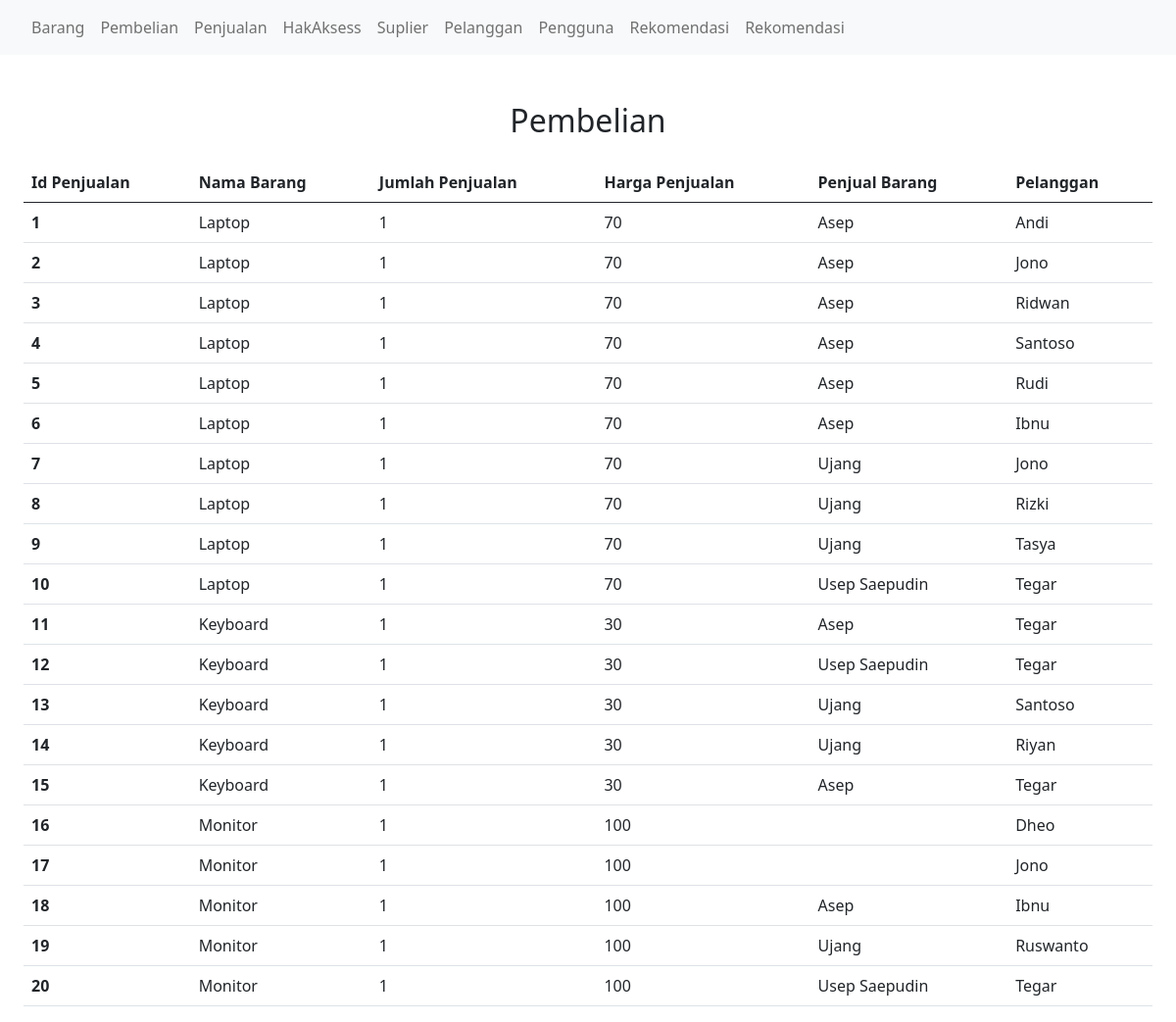
/penjualan.php, run on the app's committed database.
### tables this page shows
CREATE TABLE `Penjualan` (
  `idPenjualan` int(11) NOT NULL AUTO_INCREMENT,
  `JumlahPenjualan` int(11) NOT NULL,
  `HargaJual` int(11) NOT NULL,
  `idBarang` int(11) NOT NULL,
  `idPengguna` int(11) DEFAULT NULL,
  `idPelanggan` int(11) DEFAULT NULL,
  PRIMARY KEY (`idPenjualan`),
  KEY `Penjualan_FK` (`idBarang`),
  KEY `Penjualan_FK_1` (`idPelanggan`),
  CONSTRAINT `Penjualan_FK` FOREIGN KEY (`idBarang`) REFERENCES `Barang` (`idBarang`),
  CONSTRAINT `Penjualan_FK_1` FOREIGN KEY (`idPelanggan`) REFERENCES `Pelanggan` (`IdPelanggan`)
);

CREATE TABLE `Barang` (
  `idBarang` int(11) NOT NULL AUTO_INCREMENT,
  `NamaBarang` varchar(100) NOT NULL,
  `Keterangan` varchar(100) DEFAULT NULL,
  `Stock` int(11) DEFAULT '0',
  `idPengguna` int(11) DEFAULT NULL,
  `Paket` int(11) DEFAULT NULL,
  PRIMARY KEY (`idBarang`),
  KEY `Barang_FK` (`idPengguna`),
  CONSTRAINT `Barang_FK` FOREIGN KEY (`idPengguna`) REFERENCES `Pengguna` (`idPengguna`)
);

CREATE TABLE `Pengguna` (
  `idPengguna` int(11) NOT NULL AUTO_INCREMENT,
  `NamaPengguna` varchar(100) NOT NULL,
  `Password` varchar(100) NOT NULL,
  `NamaDepan` varchar(100) DEFAULT NULL,
  `NamaBelakang` varchar(100) DEFAULT NULL,
  `Alamat` varchar(100) DEFAULT NULL,
  `idAksess` int(11) DEFAULT NULL,
  PRIMARY KEY (`idPengguna`),
  KEY `Pengguna_FK` (`idAksess`),
  CONSTRAINT `Pengguna_FK` FOREIGN KEY (`idAksess`) REFERENCES `HakAksess` (`idHakAksess`)
);

CREATE TABLE `Pelanggan` (
  `IdPelanggan` int(11) NOT NULL,
  `NamaPelanggan` varchar(225) DEFAULT NULL,
  `AlamatPelanggan` text,
  `Phone` varchar(225) DEFAULT NULL,
  PRIMARY KEY (`IdPelanggan`)
);

### penjualan.php (the view, shortened to what this page needs)
<!DOCTYPE html>
<html lang="en">
<head>
  <link href="https://cdn.jsdelivr.net/npm/bootstrap@5.0.2/dist/css/bootstrap.min.css" rel="stylesheet"
>
</head>
<body>
  <nav class="navbar navbar-expand-lg navbar-light bg-light px-4">
    <div class="collapse navbar-collapse" id="navbarNavAltMarkup">
      <div class="navbar-nav">
        <a class="nav-item nav-link" href="/">Barang</a>
        <a class="nav-item nav-link" href="/pembelian.php">Pembelian</a>
        <a class="nav-item nav-link" href="/penjualan.php">Penjualan</a>
        <a class="nav-item nav-link" href="/hakAksess.php">HakAksess</a>
        <a class="nav-item nav-link" href="/suplier.php">Suplier</a>
        <a class="nav-item nav-link" href="/pelanggan.php">Pelanggan</a>
        <a class="nav-item nav-link" href="/Pengguna/index.php">Pengguna</a>
        <a class="nav-item nav-link" href="/RekomendasiPaket.php">Rekomendasi</a> <a class="nav-item nav-link"
          href="/RekomendasiPaket.php">Rekomendasi</a>
      </div>
    </div>
  </nav>
  <div class="px-4 mt-5">
    <h2 class="text-center mb-4">Pembelian</h2>
    <table class="table">
      <thead class="thead-dark">
        <tr>
          <th scope="col">Id Penjualan</th>
          <th scope="col">Nama Barang</th>
          <th scope="col">Jumlah Penjualan</th>
          <th scope="col">Harga Penjualan</th>
          <th scope="col">Penjual Barang</th>
          <th scope="col">Pelanggan</th>
        </tr>
      </thead>
      <tbody>
        <?php
            require 'connection.php';
            $result = mysqli_query($conn, "SELECT idPenjualan, JumlahPenjualan, HargaJual, Barang.NamaBarang  ,Pengguna.NamaPengguna, Pelanggan.NamaPelanggan from Penjualan
            left join Pengguna on Penjualan.idPengguna  =  Pengguna.idPengguna
            LEFT join Barang on Penjualan.idBarang  = Barang.idBarang
            left join Pelanggan on Penjualan.idPelanggan  = Pelanggan.idPelanggan;");
            if (mysqli_num_rows($result) > 0) {
                while ($row = mysqli_fetch_assoc($result)) {
                    $idPenjualan = $row["idPenjualan"];
                    $NamaBarang = $row["NamaBarang"];
                    $HargaJual = $row["HargaJual"];
                    $JumlahPenjualan = $row["JumlahPenjualan"];
                    $NamaPengguna = $row['NamaPengguna'];
                    $NamaPelanggan = $row["NamaPelanggan"];
                    echo  "<tr>
                    <th>$idPenjualan</th>
                    <td>$NamaBarang</td>
                    <td>$JumlahPenjualan</td>
                    <td>$HargaJual</td>
                    <td>$NamaPengguna</td>
                    <td>$NamaPelanggan</td>
                  </tr>";
                }
            }
        ?>
      </tbody>
    </table>
  </div>
</body>
</html>

### data on the page
penjualan: idPenjualan "1", idBarang.NamaBarang "Laptop", JumlahPenjualan "1", HargaJual "70", idPengguna.NamaPengguna "Asep", idPelanggan.NamaPelanggan "Andi"
penjualan: idPenjualan "2", idBarang.NamaBarang "Laptop", JumlahPenjualan "1", HargaJual "70", idPengguna.NamaPengguna "Asep", idPelanggan.NamaPelanggan "Jono"
penjualan: idPenjualan "3", idBarang.NamaBarang "Laptop", JumlahPenjualan "1", HargaJual "70", idPengguna.NamaPengguna "Asep", idPelanggan.NamaPelanggan "Ridwan"
penjualan: idPenjualan "4", idBarang.NamaBarang "Laptop", JumlahPenjualan "1", HargaJual "70", idPengguna.NamaPengguna "Asep", idPelanggan.NamaPelanggan "Santoso"
penjualan: idPenjualan "5", idBarang.NamaBarang "Laptop", JumlahPenjualan "1", HargaJual "70", idPengguna.NamaPengguna "Asep", idPelanggan.NamaPelanggan "Rudi"
penjualan: idPenjualan "6", idBarang.NamaBarang "Laptop", JumlahPenjualan "1", HargaJual "70", idPengguna.NamaPengguna "Asep", idPelanggan.NamaPelanggan "Ibnu"
penjualan: idPenjualan "7", idBarang.NamaBarang "Laptop", JumlahPenjualan "1", HargaJual "70", idPengguna.NamaPengguna "Ujang", idPelanggan.NamaPelanggan "Jono"
penjualan: idPenjualan "8", idBarang.NamaBarang "Laptop", JumlahPenjualan "1", HargaJual "70", idPengguna.NamaPengguna "Ujang", idPelanggan.NamaPelanggan "Rizki"
penjualan: idPenjualan "9", idBarang.NamaBarang "Laptop", JumlahPenjualan "1", HargaJual "70", idPengguna.NamaPengguna "Ujang", idPelanggan.NamaPelanggan "Tasya"
penjualan: idPenjualan "10", idBarang.NamaBarang "Laptop", JumlahPenjualan "1", HargaJual "70", idPengguna.NamaPengguna "Usep Saepudin", idPelanggan.NamaPelanggan "Tegar"
penjualan: idPenjualan "11", idBarang.NamaBarang "Keyboard", JumlahPenjualan "1", HargaJual "30", idPengguna.NamaPengguna "Asep", idPelanggan.NamaPelanggan "Tegar"
penjualan: idPenjualan "12", idBarang.NamaBarang "Keyboard", JumlahPenjualan "1", HargaJual "30", idPengguna.NamaPengguna "Usep Saepudin", idPelanggan.NamaPelanggan "Tegar"
penjualan: idPenjualan "13", idBarang.NamaBarang "Keyboard", JumlahPenjualan "1", HargaJual "30", idPengguna.NamaPengguna "Ujang", idPelanggan.NamaPelanggan "Santoso"
penjualan: idPenjualan "14", idBarang.NamaBarang "Keyboard", JumlahPenjualan "1", HargaJual "30", idPengguna.NamaPengguna "Ujang", idPelanggan.NamaPelanggan "Riyan"
penjualan: idPenjualan "15", idBarang.NamaBarang "Keyboard", JumlahPenjualan "1", HargaJual "30", idPengguna.NamaPengguna "Asep", idPelanggan.NamaPelanggan "Tegar"
penjualan: idPenjualan "16", idBarang.NamaBarang "Monitor", JumlahPenjualan "1", HargaJual "100", idPelanggan.NamaPelanggan "Dheo"
penjualan: idPenjualan "17", idBarang.NamaBarang "Monitor", JumlahPenjualan "1", HargaJual "100", idPelanggan.NamaPelanggan "Jono"
penjualan: idPenjualan "18", idBarang.NamaBarang "Monitor", JumlahPenjualan "1", HargaJual "100", idPengguna.NamaPengguna "Asep", idPelanggan.NamaPelanggan "Ibnu"
penjualan: idPenjualan "19", idBarang.NamaBarang "Monitor", JumlahPenjualan "1", HargaJual "100", idPengguna.NamaPengguna "Ujang", idPelanggan.NamaPelanggan "Ruswanto"
penjualan: idPenjualan "20", idBarang.NamaBarang "Monitor", JumlahPenjualan "1", HargaJual "100", idPengguna.NamaPengguna "Usep Saepudin", idPelanggan.NamaPelanggan "Tegar"
